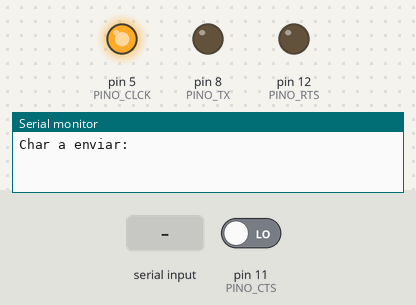
Bench run of a sketch on a simulated Arduino Uno, built with avr-gcc and run on an emulated ATmega328P. On the bench: output pins drawn as LEDs (lit = HIGH), the last lines printed to the serial monitor. Dashed ring = blinking. Inputs (shaded band) come from the test bench; at power-on: pin 11 (PINO_CTS) LOW.

Above: at 1.2 s.
1.3 s: "1\n" received over Serial
At 2.2 s:
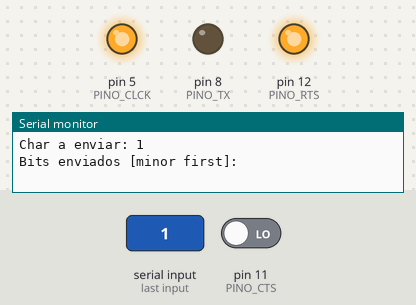
2.8 s: pin 11 (PINO_CTS) driven HIGH
At 4.1 s:
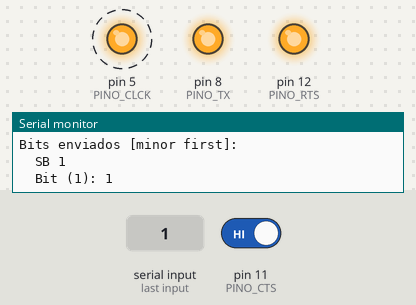
At 5.6 s:
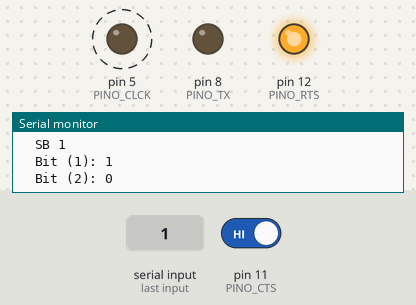
Timing chart, 0 to 13.3 s (numbered marks = the images above; inputs shaded):
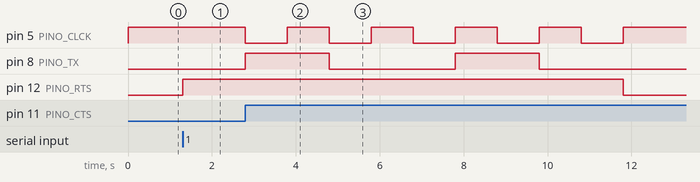

The sketch:

transmitter.ino
```cpp
#define PINO_RX 8 // Pino do 'RECEPTOR'
#define PINO_TX 8 // Pino do 'EMISSOR' * estamos utilizando esse!
#define PINO_CLCK 5

#define PINO_RTS 12 // Sinal 'EMISSOR para RECEPTOR'
#define PINO_CTS 11 // Sinal 'RECEPTOR para EMISSOR'

#define BAUD_RATE 1 // Baud rate inicial = 1Hz
#define BYTE_SIZE 8
#define HALF_BAUD 1000/(2*BAUD_RATE)
#define PREAMBULE_SIZE 1

#define CLCK_INIT true

#include "Temporizador.h"

/* Handshake: variáveis de controle para o controle de fluxo de dados entre 'EMISSOR' e 'RECEPTOR'
   Dessa forma, é possível evitar que haja sobrecarregamento do receptor, que pode não estar
   disponível para comunicação. */
enum TxState {
  WaitingForData, // Estado em aguardo de comunicação
  WaitingForCTS,  // Estado em aguardo do CTS por parte do receptor
  Transmitting,   // Estado em transmissão de dados
};

// O estado inicial da transmissão é a espera por bits da Serial
TxState txState = WaitingForData;

// O byte a ser transmitido
char byteToSend;

// O índice do bit a ser transmitido esse ciclo.
int bitIndex;

bool bit, isOdd = false, clck;
char mask;

void paraTransmissao() {
  paraTemporizador();
    digitalWrite(PINO_RTS, LOW);
    Serial.print("Char a enviar: ");
    // Retorna ao estado de espera por bits da Serial
    txState = WaitingForData;
    digitalWrite(PINO_CLCK, clck);
}

// Rotina de interrupção do timer, onde deverá ser feito o cálculo de bit de paridade
ISR(TIMER1_COMPA_vect){
  clck = !clck;
  // Contagem e verificação dos bits
  if (bitIndex < 0) {
    digitalWrite(PINO_TX, HIGH);
    Serial.print("\tSB ");
    Serial.println(HIGH);
    bitIndex++;
  } else if (bitIndex < 8) {
    // Cálculo do bit atual a partir do caractere enviado
    mask = 1 << bitIndex;
    bit = (byteToSend & mask) != 0;

    // Envio parcial de bits
    digitalWrite(PINO_TX, bit);
    Serial.print("\tBit (");
    Serial.print(bitIndex + 1);
    Serial.print("): " );
    Serial.println(bit);

    // Incremeta contador de bits 1, para paridade.
    isOdd ^= bit;
    bitIndex++;
  } else {
    // Verifica quantidade de 1's no caractere a ser transmitido
    // Envia o último bit de acordo com o resultado anterior
    digitalWrite(PINO_TX, !isOdd);
    Serial.print("\tParidade: ");
    Serial.println(!isOdd);

    // Para-se o temporizador e limpa-se o sinal RTS
    paraTransmissao();
  }
  digitalWrite(PINO_CLCK, clck);
}

void setup(){
  //Desabilita interruções
  noInterrupts();

  // Configura porta serial (Serial Monitor - Ctrl + Shift + M)
  Serial.begin(9600);

  // Inicializa TX (não utilizaremos o RX, já que estamos programando o 'EMISSOR')
  pinMode(PINO_TX, OUTPUT);
  pinMode(PINO_RTS, OUTPUT);
  pinMode(PINO_CTS, INPUT);
  pinMode(PINO_CLCK, OUTPUT);

  digitalWrite(PINO_RTS, LOW);
  clck = CLCK_INIT;
  digitalWrite(PINO_RTS, clck);

  // Configura timer
  configuraTemporizador(BAUD_RATE);

  // Habilita interrupções
  interrupts();
  Serial.print("Char a enviar: ");
}

void loop ( ) {
  digitalWrite(PINO_CLCK, clck);
  switch(txState) {
    case WaitingForData:
      // Verifica a existência de dados (bits passados pela serial)
      if (Serial.available() > 0) {
        byteToSend = (char) Serial.read();
        if (byteToSend == '\n') break;

        // Leitura do bit enviado pela Serial
        Serial.println(byteToSend);
        Serial.println("Bits enviados [minor first]:");

        // Inicializa as variáveis globais
        bitIndex = -PREAMBULE_SIZE;
        isOdd = false;

        /* Handshake: Configura o RTS e entra em estado de espera
           para que o 'RECEPTOR' disponibilize o CTS*/
        digitalWrite(PINO_CLCK, clck);
        digitalWrite(PINO_RTS, HIGH);
        txState = WaitingForCTS;
      } else
        digitalWrite(PINO_RTS, LOW);
      break;

    case WaitingForCTS:
      /* Handshake: Espera que o 'RECEPTOR' inicialize o CTS */
      if (digitalRead(PINO_CTS) == HIGH) {
        /* Handshake: Reinicia o temporizador, voltando ao estado de transmissão */
        iniciaTemporizador();
        txState = Transmitting;
      }
      break;

    default:
      // Aguarda enquanto a rotina de interrupção (Handshake) controla o fluxo de dados
      break;
  }
}
```

Temporizador.h
```cpp
void configuraTemporizador(int baud_rate){
  int frequencia;
  frequencia = constrain(baud_rate,1,1500);
  //set timer1 interrupt
  TCCR1A = 0;// set entire TCCR1A register to 0
  TCCR1B = 0;// same for TCCR1B
  TCNT1  = 0;//initialize counter value to 0
  //OCR1A = contador;// = (16*10^6) / (10*1024) - 1 (must be <65536)
  OCR1A = ((16 * pow(10,6))/(1024*frequencia)) - 1;
  // turn on CTC mode (clear time on compare)
  TCCR1B |= (1 << WGM12);
  // Turn T1 off
  TCCR1B &= 0xF8;
  // Disable interrupts
  TIMSK1 = 0;
  TIFR1 = 0;
}

void iniciaTemporizador(){
  TCNT1 = 0;//initialize counter value to 0
  TIFR1 = 0;
  // enable timer compare interrupt
  TIMSK1 |= (1 << OCIE1A);
  // Set CS10 and CS12 bits for 1024 prescaler
  TCCR1B |= (1 << CS12) | (1 << CS10);
}

void paraTemporizador(){
  // Turn T1 off
  TCCR1B &= 0xF8;
  TIMSK1 = 0;
}
```

Measured:
- after the input at 1.3 s, pin 12 (PINO_RTS): LOW → HIGH at once
- after the input at 2.8 s, pin 5 (PINO_CLCK): alternates HIGH for 1.0 s and LOW for 1.0 s, starting at once; pin 8 (PINO_TX): alternates HIGH for 2.0 s and LOW for 3.0 s, starting at once; pin 12 (PINO_RTS): HIGH → LOW after 9.0 s
